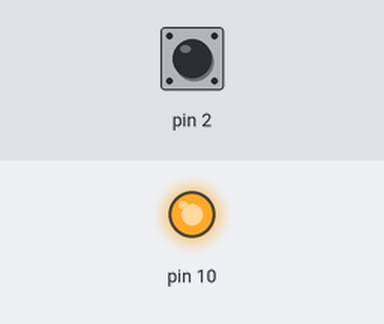
This sketch was run on a simulated Arduino Uno, built with avr-gcc and run on an emulated ATmega328P. On the bench: output pins drawn as LEDs (lit = HIGH). The test bench sets the inputs (shaded band); at power-on: pin 2 HIGH.

Above: at 1.2 s.
1.3 s: pin 2 pulled LOW for 0.15 s
At 1.37 s:
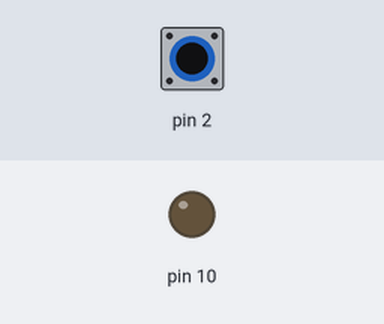
2.9 s: pin 2 pulled LOW for 3.2 s
At 7.4 s:
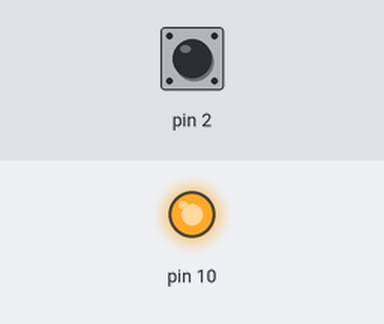
Timing chart, 0 to 8.9 s (numbered marks = the images above; inputs shaded):
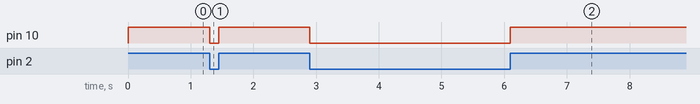

Measured:
- after the input at 1.3 s, pin 10: HIGH → LOW at once, → HIGH 0.15 s later
- after the input at 2.9 s, pin 10: HIGH → LOW at once, → HIGH 3.2 s later

The sketch:

begginerNumberTwo.ino
```cpp
void setup() {
pinMode(10, OUTPUT);
pinMode(2, INPUT_PULLUP);
}

void loop() {

int pushed = digitalRead(2);
if(pushed == LOW){
  digitalWrite(10,LOW); // turns LED off
}else{
digitalWrite(10, HIGH);
}
}
```
